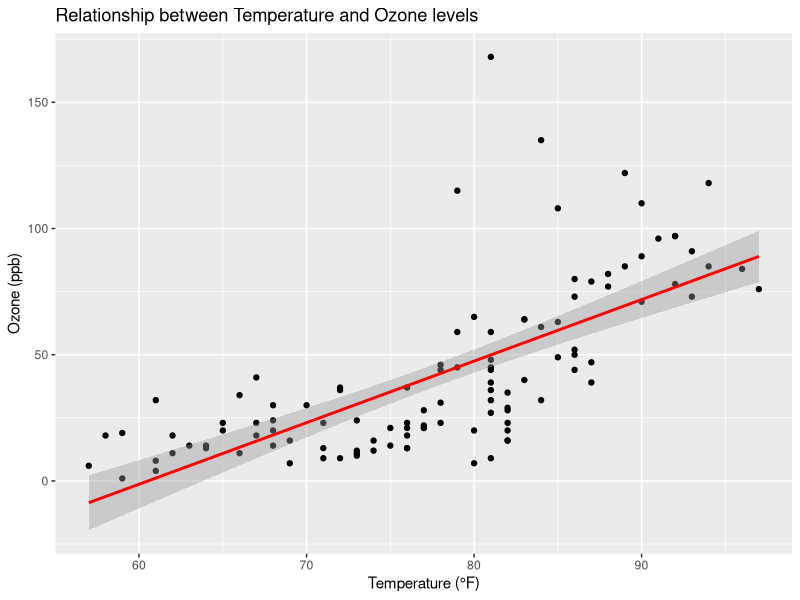
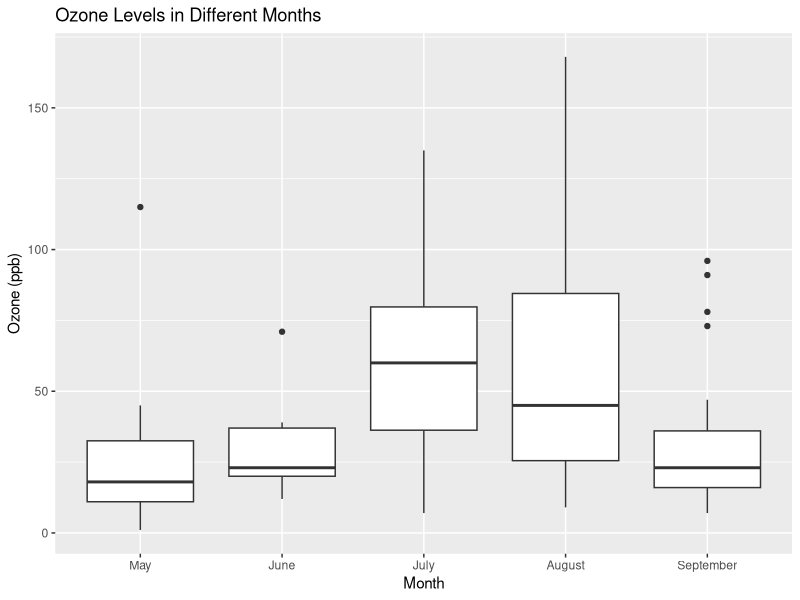

These figures' R source, in order:
# clear workspace and check working directory
rm(list = ls())
getwd()
# Load the airquality dataset
data("airquality")
# View the first few rows of the dataset
head(airquality)

# Summary statistics for the dataset
summary(airquality)

# Display the structure of the dataset
str(airquality)

# Check for missing values
colSums(is.na(airquality))

# Option to remove rows with any missing value
airquality_clean <- na.omit(airquality)

# View the cleaned dataset summary
summary(airquality_clean)

# Calculate the correlation matrix
cor_matrix <- cor(airquality_clean[, sapply(airquality_clean, is.numeric)])
print(cor_matrix)

# Load ggplot2 library for better visualization
library(ggplot2)

# Scatter plot of Ozone vs Temperature
ggplot(airquality_clean, aes(x = Temp, y = Ozone)) +
    geom_point() +
    geom_smooth(method = "lm", col = "red") +
    labs(title = "Relationship between Temperature and Ozone levels",
         x = "Temperature (°F)",
         y = "Ozone (ppb)")

# Boxplot for Ozone levels in different months
ggplot(airquality_clean, aes(x = as.factor(Month), y = Ozone)) +
    geom_boxplot() +
    labs(title = "Ozone Levels in Different Months",
         x = "Month",
         y = "Ozone (ppb)") +
    scale_x_discrete(labels = c("May", "June", "July", "August", "September"))

# Summary of Findings
cat("The average Ozone level:", mean(airquality_clean$Ozone), "\n")
cat("The correlation between Temperature and Ozone is:", cor(airquality_clean$Temp, airquality_clean$Ozone), "\n")

